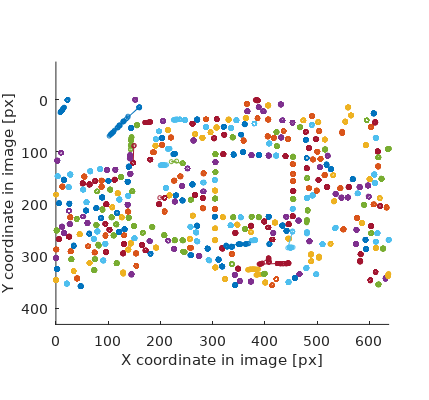
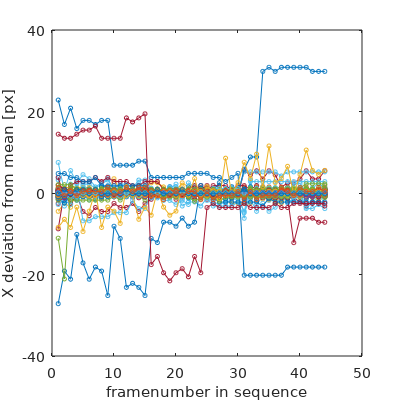
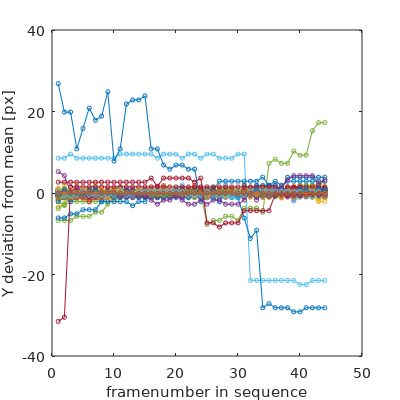
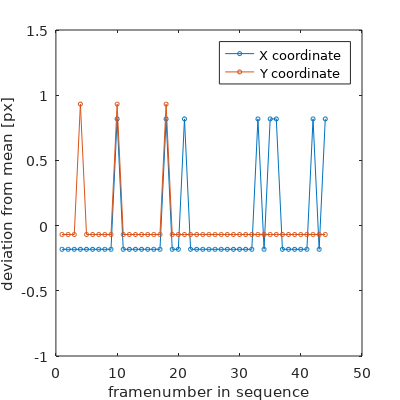

Here is the MATLAB script that generated these plots, in order:
%
% Investigation of rolling shutter effect on 2D feature positions
% Tested with Octave 3.6.4
%

clf
close all
clc

load rolling_shutter_features_out.mat    % data
dataNormX = data(:,:,1) - mean(data(:,:,1));
dataNormY = data(:,:,2) - mean(data(:,:,2));

% Set easy-to-read metrics, fonts, ...
set(0, 'DefaultAxesFontName', 'DejaVuSans')
set(0, 'DefaultTextFontName', 'DejaVuSans')
set(0, 'DefaultFigurePaperUnits', 'inches')
set(0, 'DefaultFigurePaperSize', [4, 4])
set(0, 'DefaultFigurePaperPosition', [0 0 [4, 4]])
set(0, 'DefaultLineMarkerSize', 3)

% Plot all feature points
figure(1)
%  title('All (2D) feature points')
hold on
for i=1:size(data,2)
    plot(data(:,i,1), data(:,i,2), 'o-')
end
set(gca, 'YDir', 'reverse')
axis equal tight
hold off
xlabel('X coordinate in image [px]')
ylabel('Y coordinate in image [px]')
set(gcf, 'PaperPosition', [0 0 [4.3, 4]]);
saveas(gcf, ['figures/all_features.pdf'])

% Plot features' mean deviation over time for X and Y coordinates
figure(2)
plot(dataNormX, 'o-')
ylim([-40, 40])
%  title('All X-coordinates of feature points vs time')
xlabel('framenumber in sequence')
ylabel('X deviation from mean [px]')
set(gcf,'paperunits','inches','papersize',[4, 4],'paperposition',[0 0 [4, 4]]);
saveas(gcf, ['figures/all_features_X.pdf'])
figure(3)
plot(dataNormY, 'o-')
ylim([-40, 40])
%  title('All Y-coordinates of feature points vs time')
xlabel('framenumber in sequence')
ylabel('Y deviation from mean [px]')
set(gcf,'paperunits','inches','papersize',[4, 4],'paperposition',[0 0 [4, 4]]);
saveas(gcf, ['figures/all_features_Y.pdf'])

% Classify data into rolling shutter error and bad tracks
dataANormX = abs(dataNormX);
dataANormY = abs(dataNormY);
class0    =                                        find(all(dataANormX == 0));
classHalf = intersect(find(any(dataANormX > 0)),   find(all(dataANormX <= 0.5)));
class1    = intersect(find(any(dataANormX > 0.5)), find(all(dataANormX <= 1)));
class3    = intersect(find(any(dataANormX > 1)),   find(all(dataANormX <= 3)));
class3pX  =                                        find(any(dataANormX >  3));    % bad tracks
class3pY  =                                        find(any(dataANormY >  3));    % bad tracks
class3p   = intersect(class3pX, class3pY);    % bad tracking error for both coordinates

disp (['size(data)      = ', num2str(size(data,2)),      '    std = ', num2str(std(dataNormX(:,:)(:)))])
disp (['size(class0)    = ', num2str(length(class0)),    '    std = ', num2str(std(dataNormX(:,class0)(:)))])
disp (['size(classHalf) = ', num2str(length(classHalf)), '    std = ', num2str(std(dataNormX(:,classHalf)(:)))])
disp (['size(class1)    = ', num2str(length(class1)),    '    std = ', num2str(std(dataNormX(:,class1)(:)))])
disp (['size(class3)    = ', num2str(length(class3)),    '    std = ', num2str(std(dataNormX(:,class3)(:)))])
disp (['size(class3p)   = ', num2str(length(class3p)),   '    std = ', num2str(std(dataNormX(:,class3p)(:)))])

% Visualize class 0.5
figure(4)
plot([dataNormX(:,classHalf(1)), dataNormY(:,classHalf(1))], 'o-')
title('Class 0.5 (only first feature shown)    X and Y vs time')
figure(5)
hist(dataNormX(:,classHalf(1)))
title('Class 0.5    Histogram X')
figure(6)
hist(dataNormY(:,classHalf(1)))
title('Class 0.5    Histogram Y')

% Visualize class 1
figure(7)
plot([dataNormX(:,class1(1)), dataNormY(:,class1(1))], 'o-')
ylim([-1, 1.5])
%  title('Class 1 (only first feature shown)    X and Y vs time')
xlabel('framenumber in sequence')
ylabel('deviation from mean [px]')
legend('X coordinate', 'Y coordinate')
set(gcf,'paperunits','inches','papersize',[4, 4],'paperposition',[0 0 [4, 4]]);
saveas(gcf, ['figures/class1_deviation.pdf'])
figure(8)
hist(dataNormX(:,class1(1)))
title('Class 1    Histogram X')
figure(9)
hist(dataNormY(:,class1(1)))
title('Class 1    Histogram Y')

% Visualize class 3
figure(10)
plot([dataNormX(:,class3(1)), dataNormY(:,class3(1))], 'o-')
ylim([-1, 1.5])
%  title('Class 3 (only first feature shown)    X and Y vs time')
xlabel('framenumber in sequence')
ylabel('deviation from mean [px]')
legend('X coordinate', 'Y coordinate')
set(gcf,'paperunits','inches','papersize',[4, 4],'paperposition',[0 0 [4, 4]]);
saveas(gcf, ['figures/class3_deviation.pdf'])
figure(11)
hist(dataNormX(:,class3(1)))
title('Class 3    Histogram X')
figure(12)
hist(dataNormY(:,class3(1)))
title('Class 3    Histogram Y')

% Visualize class 3+
figure(13)
plot(data(:,class3p(1),1), data(:,class3p(1),2), 'o-')
%  title('Class 3+ (only first feature shown)    XY vs time')
NumTicks = 3; L = get(gca, 'XLim'); set(gca, 'XTick', linspace(L(1),L(2),NumTicks))
set(gca, 'YDir', 'reverse')
axis equal tight
xlabel('X coordinate in image [px]')
ylabel('Y coordinate in image [px]')
set(gcf,'paperunits','inches','papersize',[4, 4],'paperposition',[0 0 [4, 4]]);
saveas(gcf, ['figures/class3plus_drift.pdf'])
figure(14)
hist(dataNormX(:,class3p(1)))
title('Class 3+    Histogram X')
figure(15)
hist(dataNormY(:,class3p(1)))
title('Class 3+    Histogram Y')

% Visualize outliers caused by bad tracks    (95% of the data seems to have a std < 1.0)
dataNormRadius = sqrt(dataNormX.^2 + dataNormY.^2);
sortedStdRadius = sort(std(dataNormRadius));
figure(16)
semilogy(linspace(0, 100, size(data,2)), sortedStdRadius)
%  title('Error of a feature over time vs percentile')
xlabel('percentile in the sorted list of all features [%]')
ylabel('sigma of error over time of a feature [px]')
set(gcf,'paperunits','inches','papersize',[4, 4],'paperposition',[0 0 [4, 4]]);
saveas(gcf, ['figures/radius_error_distribution.pdf'])

L_1sigma = round(.6827 * length(sortedStdRadius));
L_2sigma = round(.9545 * length(sortedStdRadius));
L_3sigma = round(.9973 * length(sortedStdRadius));
std_1sigma = sqrt(mean(sortedStdRadius(1:L_1sigma).^2));
std_2sigma = sqrt(mean(sortedStdRadius(1:L_2sigma).^2));
std_3sigma = sqrt(mean(sortedStdRadius(1:L_3sigma).^2));
disp (['std of Euclidean error of feature over time, within 1 sigma over all features = ', num2str(std_1sigma)])
disp (['std of Euclidean error of feature over time, within 2 sigma over all features = ', num2str(std_2sigma)])
disp (['std of Euclidean error of feature over time, within 3 sigma over all features = ', num2str(std_3sigma)])
